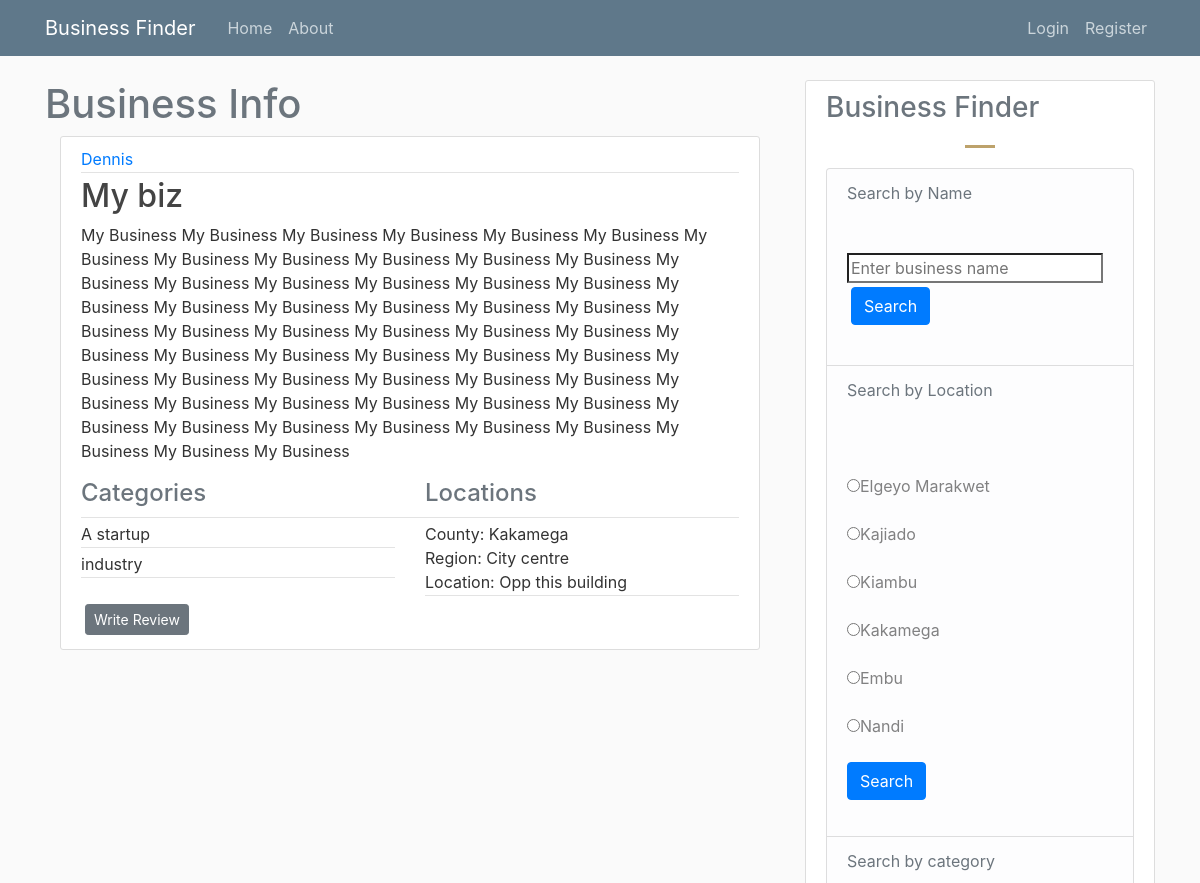
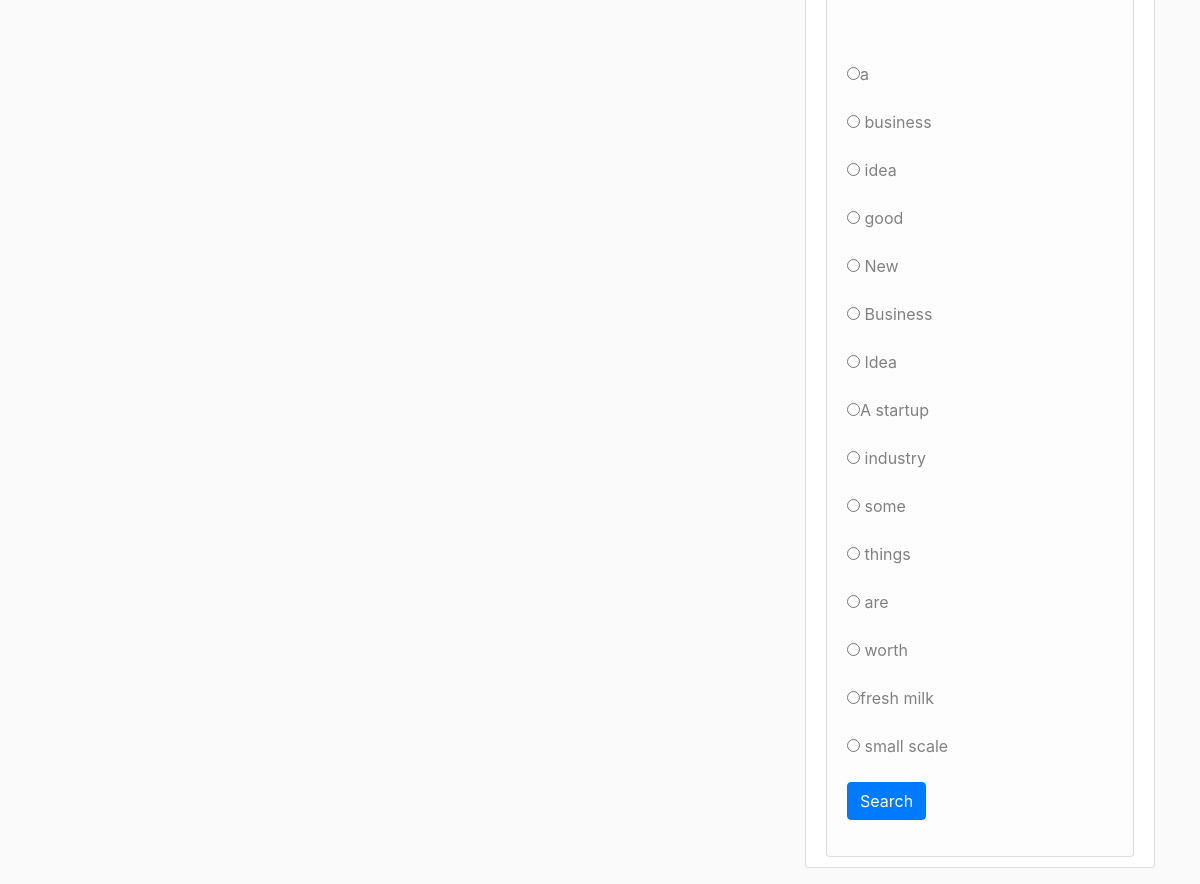
/business/1, run on the app's committed database (2 pictures, top to bottom).
### app/model.py (models this page shows, shortened)
class User(db.Model, UserMixin):
    id = db.Column(db.Integer, primary_key=True)
    username = db.Column(db.String(20), unique=True, nullable=False)
    email = db.Column(db.String(120), unique=True, nullable=False)
    image_file = db.Column(db.String(20), default='default.png', nullable=False)
    password = db.Column(db.String(64), nullable=False)
    businesses = db.relationship('Business', backref='owner', lazy=True)

class Business(db.Model):
    id = db.Column(db.Integer, primary_key=True)
    name = db.Column(db.String(100), nullable=False)
    description = db.Column(db.String(500), nullable=False)
    date_added = db.Column(db.DateTime, nullable=False, default=datetime.utcnow)
    user_id = db.Column(db.Integer, db.ForeignKey('user.id'), nullable=False)
    categories = db.relationship('Category', backref='business', lazy=True)
    locations = db.relationship('Location', backref='business', lazy=True)
    reviews = db.relationship('Review', backref='business', lazy=True)

class Category(db.Model):
    id = db.Column(db.Integer, primary_key=True)
    business_id = db.Column(db.Integer, db.ForeignKey('business.id'), nullable=False)
    category = db.Column(db.String(20), nullable=False)

class Location(db.Model):
    id = db.Column(db.Integer, primary_key=True)
    business_id = db.Column(db.Integer, db.ForeignKey('business.id'), nullable=False)
    county = db.Column(db.String(50), nullable=False)
    region = db.Column(db.String(50), nullable=False)
    location = db.Column(db.String(200), nullable=False)

### app/views.py (the view)
@app.route('/business/<int:biz_id>', methods=['POST', 'GET'])
def business(biz_id):
    data = Business.query.get_or_404(biz_id)
    category = Category.query.filter_by(business_id=biz_id).all()
    location = Location.query.filter_by(business_id=biz_id).all()
    review = Review.query.filter_by(business_id=biz_id).all()
    app = {
        "title": "Business Profile",
        "heading": "Business Info"
    }
    return render_template('business_info.html', app=app, post=data, categoriess=category, locationss=location, reviews=review, locations=locAndCat()[1], categories=locAndCat()[0])

### app/views.py (called while the page is built)
def locAndCat():
    locations = Location.query.all()
    categories = Category.query.all()
    cat_list = []
    for category in categories:
        if category.category not in cat_list:
            cat_list.append(category.category)
    loc_list = []
    for location in locations:
        if location.county not in loc_list:
            loc_list.append(location.county)
    return [cat_list, loc_list]

### app/templates/business_info.html (shortened to what this page needs)
{% extends "layout.html" %}
{% block content %}
    <h1 class='text-muted'>{{app.heading}}</h1>
    <div class="container-fluid">
        <div class="row">
            <div class="col-sm-12">
                    <article class="media content-section">
                        <div class="media-body">
                            <div class="article-metadata">
                                <a class="mr-2" href="#">{{ post.owner.username }}</a>
                            </div>
                            <h2><a class="article-title" href="#">{{ post.name }}</a></h2>
                            <p class="article-content">{{ post.description }}</p>
                            <div class="article-metadata">
                                <div class=row>
                                    <div class="col-sm-6">
                                        <h4 class="text-muted">Categories</h4>
                                    </div>
                                    <div class="col-sm-6">
                                        <h4 class="text-muted">Locations</h4>
                                    </div>
                                </div>
                            </div>
                            <div class="row">
                                <div class="col-sm-6">
                                    {% for category in categoriess %}
                                        {% if post.owner == current_user %}
                                            <p class="article-content article-metadata">{{ category.category }}
                                                <a class="m-1" href="{{ url_for('updateBusinessInfo',biz_id=post.id,category='category',cat_id=category.id) }}">Delete</a></p>
                                        {% else %}
                                            <p class="article-content article-metadata">{{ category.category }}</p>
                                        {% endif %}
                                    {% endfor %}
                                </div>
                                <div class="col-sm-6">
                                    {% for location in locationss %}
                                        {% if post.owner == current_user %}
                                            <p class="article-content article-metadata">County: {{ location.county }}
                                                    Region: {{ location.region }}
                                                    Location: {{ location.location }}
                                                <a class="m-1" href="{{ url_for('updateBusinessInfo',biz_id=post.id,category='location',cat_id=location.id) }}">Delete</a></p>
                                        {% else %}
                                        <p class="article-content article-metadata">County: {{ location.county }}
                                                Region: {{ location.region }}
                                                Location: {{ location.location }}</p>
                                        {% endif %}
                                    {% endfor %}
                                </div>
                            </div>
                            {% if post.owner == current_user %}
                                <div>
                                    <a href="{{ url_for('updateBusiness', biz_id=post.id) }}" class="btn btn-secondary btn-sm m-1">Update {{post.name}}</a>
                                    <button type="button" class="btn btn-danger btn-sm m-1" data-toggle="modal" data-target="#deleteModalLong">Delete {{post.name}}</button>
                                </div>
                            {% else %}
                                <a href="{{ url_for('review', biz_id=post.id, rev_id=0) }}" class="btn btn-secondary btn-sm m-1">Write Review</a>
                            {% endif %}
                        </div>
                  </article>
            </div>
        </div>
        <div class="row">
            <div class="col-sm-12">
            </div>
        </div>
    </div>
{% endblock content %}
{% block sidebar %}
    {% include "sidebar.html" %}
{% endblock sidebar %}

### app/templates/sidebar.html
<div class="col-md-4">
    <div class="content-section">
        <h3 class="text-muted">Business Finder</h3>
        <ul class="list-group">
            <li class="list-group-item list-group-item-light">
                <div class="text-muted">Search by Name</div>
                <radiogroup class="article-content">
                    <form method="POST", action="{{ url_for('search', category='name') }}">
                        <input type="search" name="search" placeholder="Enter business name">
                        <input type="submit" class="btn btn-primary m-1" value="Search">
                    </form>
                </radiogroup>
            </li>
            <li class="list-group-item list-group-item-light">
                <div class="text-muted">Search by Location</div>
                <radiogroup class="article-content">
                    <form method="POST", action="{{ url_for('search', category='location') }}">
                        {% for location in locations %}
                            <input type="radio" name="location" value="{{location}}">{{location}}
                        {% endfor %}
                        <input type="submit" class="btn btn-primary" value="Search">
                    </form>
                </radiogroup>
            </li>
            <li class="list-group-item list-group-item-light">
                <div class="text-muted">Search by category</div>
                <radiogroup class="article-content">
                    <form method="POST", action="{{ url_for('search', category='category') }}">
                        {% for category in categories %}
                            <input type="radio" name="category" value="{{category}}">{{category}}
                        {% endfor %}
                        <input type="submit" class="btn btn-primary" value="Search">
                    </form>
                </radiogroup>
            </li>
        </ul>
    </div>
</div>

### app/static/default.css (style rules this page uses)
body { background: #fafafa; color: #333333; margin-top: 5rem; }
h1, h2, h3, h4, h5, h6 { color: #444444; }
.content-section { background: #ffffff; padding: 10px 20px; border: 1px solid #dddddd; border-radius: 3px; margin-bottom: 20px; }
.article-title { color: #444444; }
.article-content { white-space: pre-line; }
.article-metadata { padding-bottom: 1px; margin-bottom: 4px; border-bottom: 1px solid #e3e3e3 }
h3:after { content: " "; display: block; width: 10%; height: 3px; margin: 20px auto; border: 0; background: #BDA26B; }

### data on the page
User: owner.username "Dennis"
Business: name "My biz", description "My Business My Business My Business My Business My Business My Business My Business My Business My Business My Business My Business My Business My Business My Business My Business My Business My Business My Business My Business My Business My Business My Business My Business My Business My Business My Business My Business My Business My Business My Business My Business My Business My Business My Business My Business My Business My Business My Business My Business My Business My Business My Business My Business My Business My Business My Business My Business My Business My Business My Business My Business My Business My Business My Business My Business My Business My Business"
Category: category "A startup"
Category: category "industry"
Location: county "Kakamega", region "City centre", location "Opp this building"
Location: county "Elgeyo Marakwet"
Location: county "Kajiado"
Location: county "Kiambu"
Location: county "Embu"
Location: county "Nandi"
Category: category "business"
Category: category "idea"
Category: category "good"
Category: category "New"
Category: category "Business"
Category: category "Idea"
Category: category "some"
Category: category "things"
Category: category "are"
Category: category "worth"
Category: category "fresh milk"
Category: category "small scale"

### other printed values
{{ app.heading }} "Business Info"
{{ category }} "a"
